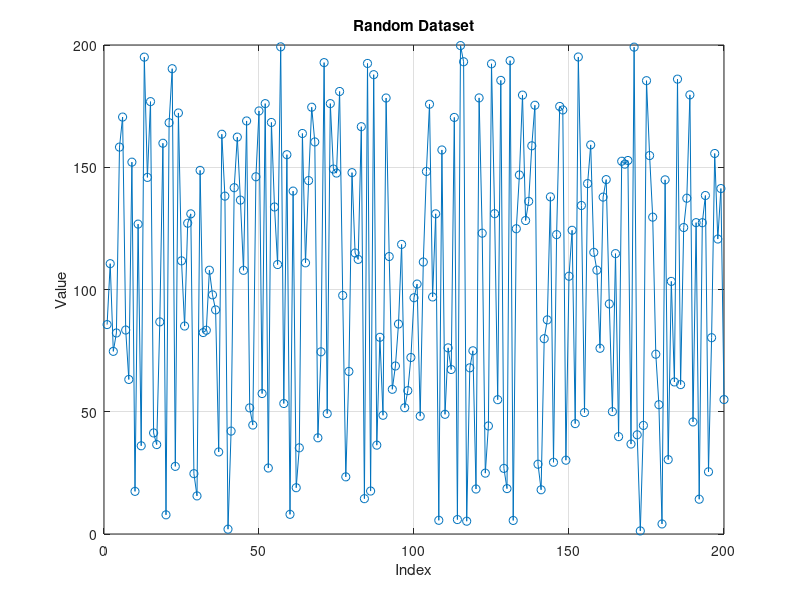

This figure's MATLAB source:
% Generate a random data set of 200 values ranging from 1 to 100
data_set = rand(1, 200) * 199 + 1;
% disp(data_set);

% Plot the data
figure;
% 'o-' specifies that you want markers and lines
plot(data_set, 'o-');
title('Random Dataset');
xlabel('Index');
ylabel('Value');
grid on; % Display grid lines